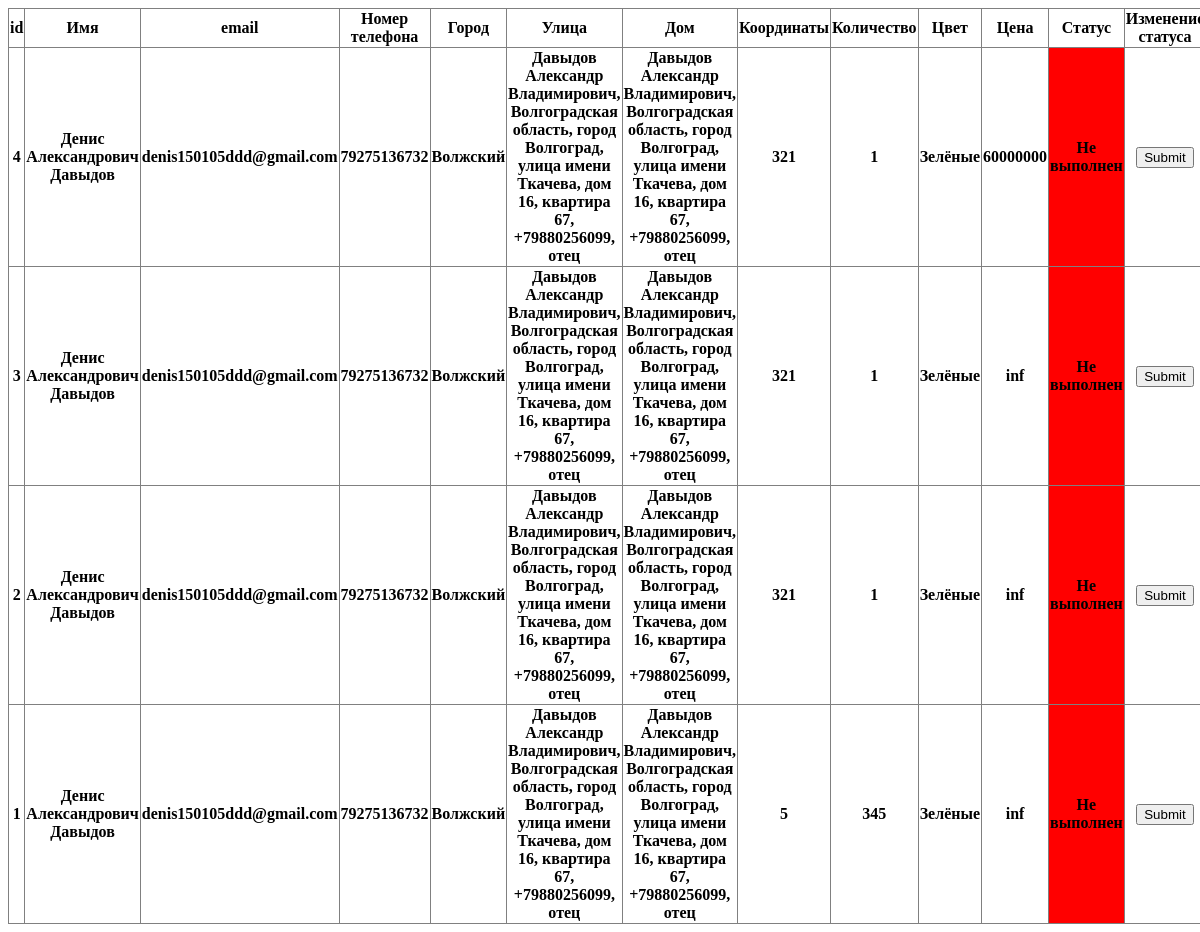
The app's page /admin/orders/atwork (signed in), older data.
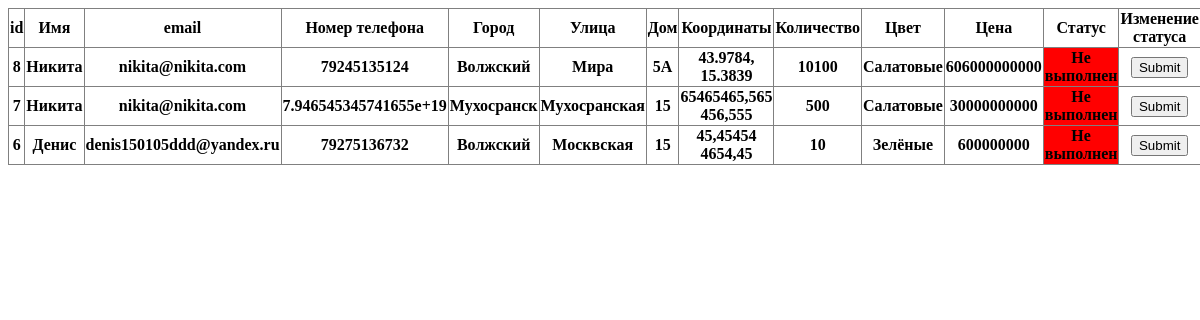
The same page, newer data.
### tables this page shows
CREATE TABLE "orders"
(
	id INTEGER not null
		primary key
		unique,
	name STRING not null,
	email STRING not null,
	phone STRING not null,
	city STRING not null,
	street STRING not null,
	house STRING not null,
	coords STRING not null,
	howmany STRING not null,
	color STRING not null,
	price INTEGER not null,
	iscomplet BOOLEAN not null
);

### app.py (the view)
@app.route("/admin/orders/atwork")
def uncomplite_order():
    if "isAuth" in session:
        if session.get("isAuth") == True:
            all_table = from_db_is_complete_false()
            return render_template("admin/orders.html", orders=all_table)
        else:
            return redirect("/admin/")
    else:
        return redirect("/admin/")

### app.py (called while the page is built)
def from_db_is_complete_false():
    conn = sqlite3.connect("banana.db")
    cur = conn.cursor()
    is_complete_false = cur.execute("""SELECT * FROM orders WHERE iscomplet=false ORDER BY id DESC;""").fetchall()
    conn.close()
    return is_complete_false

### templates/admin/orders.html (shortened to what this page needs)
<!DOCTYPE html>
<html>
  <head>
  </head>
<body>
    <table border="1" style="border-collapse:collapse">
        <tr>
            <th>id</th>
            <th>Имя</th>
            <th>email</th>
            <th>Номер телефона</th>
            <th>Город</th>
            <th>Улица</th>
            <th>Дом</th>
            <th>Координаты</th>
            <th>Количество</th>
            <th>Цвет</th>
            <th>Цена</th>
            <th>Статус</th>
            <th>Изменение статуса</th>
        </tr>
        {% for order in orders %}
            <tr>
                <th>{{ order[0] }}</th>
                <th>{{ order[1] }}</th>
                <th>{{ order[2] }}</th>
                <th>{{ order[3] }}</th>
                <th>{{ order[4] }}</th>
                <th>{{ order[5] }}</th>
                <th>{{ order[6] }}</th>
                <th>{{ order[7] }}</th>
                <th>{{ order[8] }}</th>
                <th>{{ order[9] }}</th>
                <th>{{ order[10] }}</th>
                {% if order[11] == 0 %}
                    <th bgcolor="red">Не выполнен</th>
                    <th>
                        <form action="/admin/orders/update/" method="post">
                            <input type="submit" placeholder="Выполнен">
                        </form>
                    </th>
                {% else %}
                    <th bgcolor="lime">Выполнен</th>
                    <th>Не меняем</th>
                {% endif %}
            </tr>
        {% endfor %}
    </table>

Row changes from the older to the newer data that the page shows:
removed orders: id "4", name "Денис Александрович Давыдов", email "denis150105ddd@gmail.com", phone "79275136732", city "Волжский", street "Давыдов Александр Владимирович, Волгоградская область, город Волгоград, улица имени Ткачева, дом 16, квартира 67, +79880256099, отец", house "Давыдов Александр Владимирович, Волгоградская область, город Волгоград, улица имени Ткачева, дом 16, квартира 67, +79880256099, отец", coords "321", howmany "1", color "Зелёные", price "60000000"
removed orders: id "3", name "Денис Александрович Давыдов", email "denis150105ddd@gmail.com", phone "79275136732", city "Волжский", street "Давыдов Александр Владимирович, Волгоградская область, город Волгоград, улица имени Ткачева, дом 16, квартира 67, +79880256099, отец", house "Давыдов Александр Владимирович, Волгоградская область, город Волгоград, улица имени Ткачева, дом 16, квартира 67, +79880256099, отец", coords "321", howmany "1", color "Зелёные", price "inf"
removed orders: id "2", name "Денис Александрович Давыдов", email "denis150105ddd@gmail.com", phone "79275136732", city "Волжский", street "Давыдов Александр Владимирович, Волгоградская область, город Волгоград, улица имени Ткачева, дом 16, квартира 67, +79880256099, отец", house "Давыдов Александр Владимирович, Волгоградская область, город Волгоград, улица имени Ткачева, дом 16, квартира 67, +79880256099, отец", coords "321", howmany "1", color "Зелёные", price "inf"
removed orders: id "1", name "Денис Александрович Давыдов", email "denis150105ddd@gmail.com", phone "79275136732", city "Волжский", street "Давыдов Александр Владимирович, Волгоградская область, город Волгоград, улица имени Ткачева, дом 16, квартира 67, +79880256099, отец", house "Давыдов Александр Владимирович, Волгоградская область, город Волгоград, улица имени Ткачева, дом 16, квартира 67, +79880256099, отец", coords "5", howmany "345", color "Зелёные", price "inf"
added orders: id "8", name "Никита", email "nikita@nikita.com", phone "79245135124", city "Волжский", street "Мира", house "5А", coords "43.9784, 15.3839", howmany "10100", color "Салатовые", price "606000000000"
added orders: id "7", name "Никита", email "nikita@nikita.com", phone "7.946545345741655e+19", city "Мухосранск", street "Мухосранская", house "15", coords "65465465,565 456,555", howmany "500", color "Салатовые", price "30000000000"
added orders: id "6", name "Денис", email "denis150105ddd@yandex.ru", phone "79275136732", city "Волжский", street "Москвская", house "15", coords "45,45454 4654,45", howmany "10", color "Зелёные", price "600000000"
